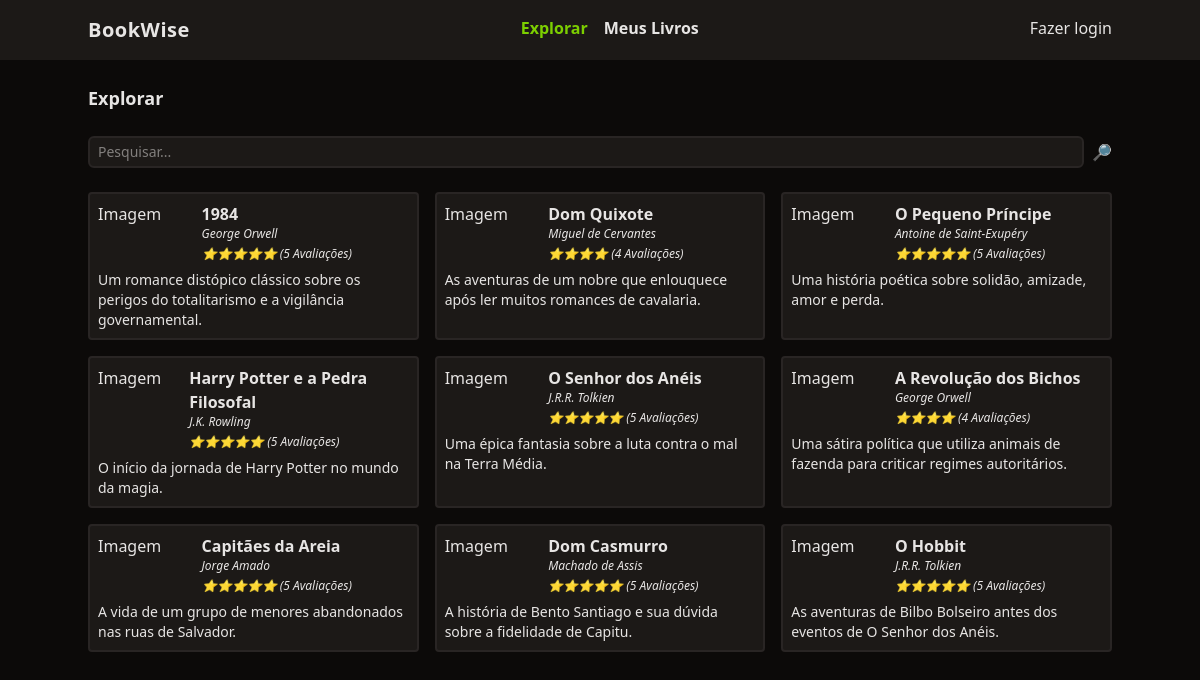
Before: / with the older database file.
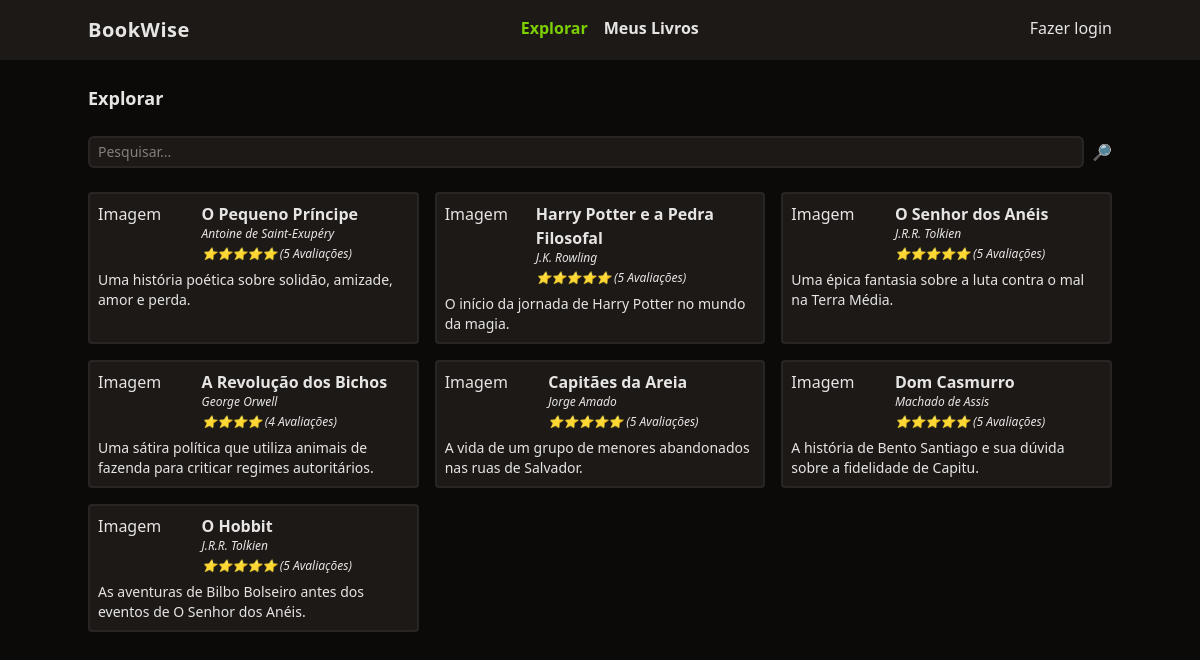
After: the same page with the newer database file.
### tables this page shows
CREATE TABLE livros(
  id integer primary key autoincrement,
  titulo varchar(255),
  autor varchar(100),
  descricao text,
  avaliacao integer,
  ano_lancamento integer,
  usuario_id integer, avaliacoes INTEGER,
  foreign key(usuario_id) references usuarios(id) on delete cascade
);

### functions.php (called while the page is built, shortened)
<?php
function view($viewName, $data = [])
{
  require "views/template/app.php";
}

### controllers/index.controller.php (called while the page is built)
<?php
$pesquisar = $_REQUEST["pesquisar"] ?? "";
$livros = $DB->query('select * from livros where titulo like :filtro or autor like :filtro or descricao like :filtro', Livro::class, ['filtro' => "%$pesquisar%"])->fetchAll();
view("index", ["livros" => $livros]);

### routes.php (called while the page is built, shortened)
<?php
$path = parse_url($_SERVER["REQUEST_URI"])["path"];
$controller = str_replace("/", "", $path);
if (!$controller) $controller = 'index';
$controllerFile = "controllers/{$controller}.controller.php";
require $controllerFile;

### index.php (called while the page is built, shortened)
<?php
require "functions.php";
$config = require 'config.php';
require 'Database.php';
require 'routes.php';

### config.php (called while the page is built)
<?php
return [
  "database" => [
    'driver' => 'sqlite',
    'database' => 'database.sqlite',
  ]
];

### Database.php (called while the page is built)
<?php
class Database
{
  private $db;
  public function __construct($config)
  {
    $this->db = new PDO($this->getDsn($config));
  }
  private function getDsn($config)
  {
    $driver = $config['driver'];
    unset($config['driver']);
    $dsn = $driver . ":" . http_build_query($config, '', ':');
    if ($driver == 'sqlite') {
      $dsn = $driver . ":" . $config['database'];
    }
    return $dsn;
  }
  public function query($query, $class = null, $params = [])
  {
    $prepare = $this->db->prepare($query);
    if ($class) {
      $prepare->setFetchMode(PDO::FETCH_CLASS, $class);
    }
    $prepare->execute($params);
    return $prepare;
  }
}
$DB = new Database($config['database']);

### views/index.view.php (the view)
<h1 class="mt-6 font-bold text-lg mt-6">Explorar</h1>
<form class="w-full flex space-x-2 mt-6">
  <input type="text" name="pesquisar" class="border-stone-800 bg-stone-900 text-sm border-2 rounded-md focus:outline-none px-2 py-1 w-full" placeholder="Pesquisar..." name="pesquisar" />
  <button type="submit">🔎</button>
</form>
<section class="grid grid-cols-1 md:grid-cols-2 lg:grid-cols-3 gap-4">
  <?php foreach ($livros as $livro) { ?>
    <div class="p-2 border-stone-800 border-2 rounded bg-stone-900">
      <div class="flex">
        <div class="w-1/3">
          Imagem
        </div>
        <div class="space-y-1">
          <a href="/livro?id=<?= $livro->id ?>" class="font-semibold hover:underline"><?= $livro->titulo ?></a>
          <div class="text-xs italic"><?= $livro->autor ?></div>
          <div class="text-xs italic"><?= str_repeat("⭐", $livro->avaliacoes) ?> (<?= $livro->avaliacoes ?> Avaliações)</div>
        </div>
      </div>
      <div class="text-sm mt-2">
        <?= $livro->descricao ?>
      </div>
    </div>
  <?php } ?>
</section>

### views/template/app.php (shortened to what this page needs)
<!DOCTYPE html>
<html lang="en">
<head>
  <script src="https://cdn.jsdelivr.net/npm/@tailwindcss/browser@4"></script>
</head>
<body class="bg-stone-950 text-stone-200">
  <header class="bg-stone-900">
    <nav class="mx-auto max-w-screen-lg flex justify-between py-4">
      <div class="font-bold text-xl tracking-wide">
        BookWise
      </div>
      <ul class="flex space-x-4 font-bold">
        <li><a href="/" class="text-lime-500">Explorar</a></li>
        <li><a href="/meus-livros" class="hover:underline">Meus Livros</a></li>
      </ul>
      <ul>
        <?php if (isset($_SESSION['auth'])): ?>
          <li><a href="/logout" class="hover:underline">Oi, <?= $_SESSION['usuario']['nome'] ?></a></li>
        <?php else: ?>
          <li><a href="/login" class="hover:underline">Fazer login</a></li>
        <?php endif; ?>
      </ul>
    </nav>
  </header>
  <main class="mx-auto max-w-screen-lg space-y-6">
    <?php require "views/{$view}.view.php"; ?>
  </main>
</body>
</html>

Changed rows visible on the page:
removed livros: titulo "1984", autor "George Orwell", avaliacoes "⭐⭐⭐⭐⭐", avaliacoes "5", descricao "Um romance distópico clássico sobre os perigos do totalitarismo e a vigilância governamental."
removed livros: titulo "Dom Quixote", autor "Miguel de Cervantes", avaliacoes "⭐⭐⭐⭐", avaliacoes "4", descricao "As aventuras de um nobre que enlouquece após ler muitos romances de cavalaria."
